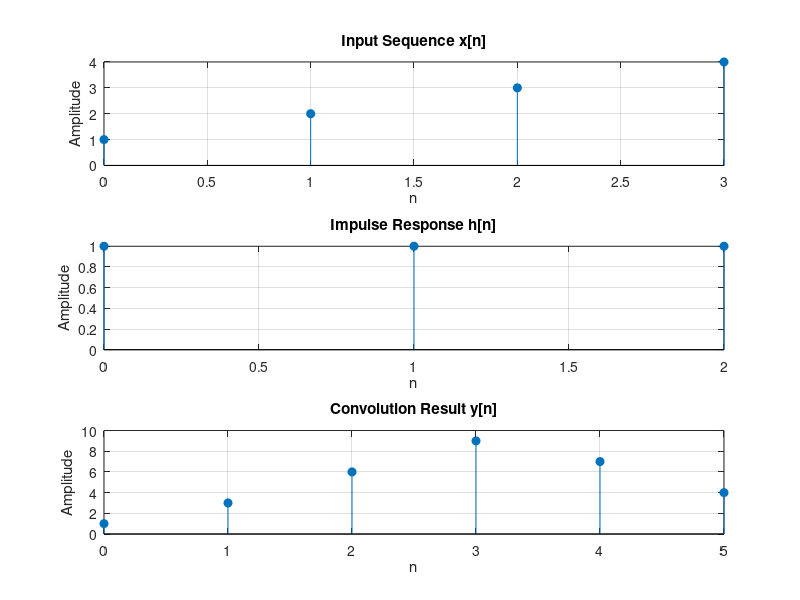

MATLAB code for this plot:

clc;
clear;
close all;

% Input sequences
x = [1 2 3 4];
h = [1 1 1];

% Lengths of sequences
Lx = length(x);
Lh = length(h);
Ly = Lx + Lh - 1;

% Initialize output
y = zeros(1,Ly);

% Manual convolution (without conv command)
for i = 1:Lx
    for j = 1:Lh
        y(i+j-1) = y(i+j-1) + x(i)*h(j);
    end
end

% Time indices
nx = 0:Lx-1;
nh = 0:Lh-1;
ny = 0:Ly-1;

% Plot input and output signals
figure('Color','k');

subplot(3,1,1);
stem(nx,x,'filled');
title('Input Sequence x[n]');
xlabel('n');
ylabel('Amplitude');
grid on;

subplot(3,1,2);
stem(nh,h,'filled');
title('Impulse Response h[n]');
xlabel('n');
ylabel('Amplitude');
grid on;

subplot(3,1,3);
stem(ny,y,'filled');
title('Convolution Result y[n]');
xlabel('n');
ylabel('Amplitude');
grid on;

disp('Convolution result:');
disp(y);
